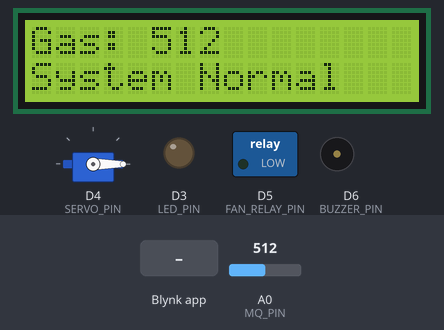
A sketch run on a simulated ESP8266 (NodeMCU). On the bench: 16×2 character LCD, servo, switched loads named in the sketch (green lamp = pin HIGH), output pins drawn as LEDs (lit = HIGH), buzzer (waves = sounding, pin HIGH). Inputs (shaded band) come from the test bench; at power-on: A0 (MQ_PIN) = 512. WiFi joins after 1.5 s; servers stay silent unless stated; what the sketch prints to the serial monitor is not drawn.

Above: at 4.5 s.
4.6 s: A0 (MQ_PIN) set to 536
At 6.6 s:
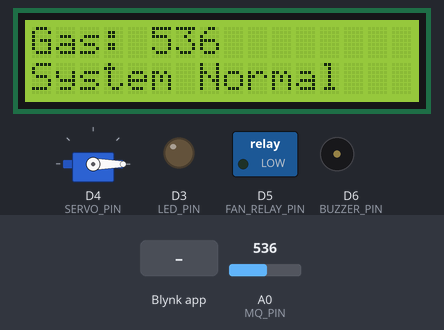
6.9 s: A0 (MQ_PIN) set to 567
At 8.3 s:
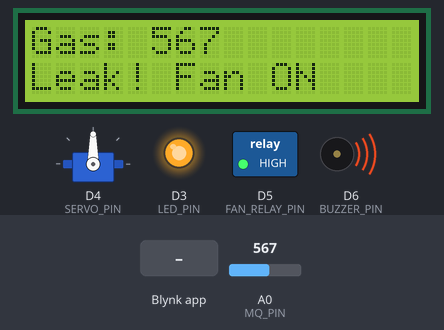
9.0 s: A0 (MQ_PIN) set to 540
At 10.8 s:
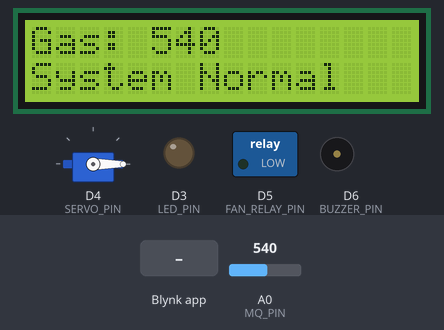
11.1 s: Blynk app writes 1 to V2
At 12.2 s:
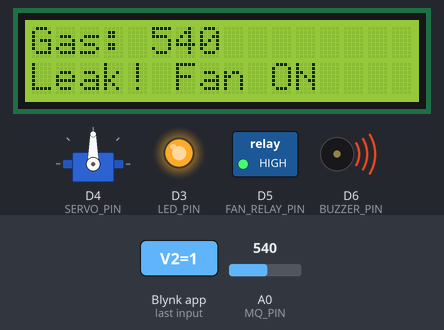
Timing chart, 0 to 14.1 s (numbered marks = the images above; inputs shaded):
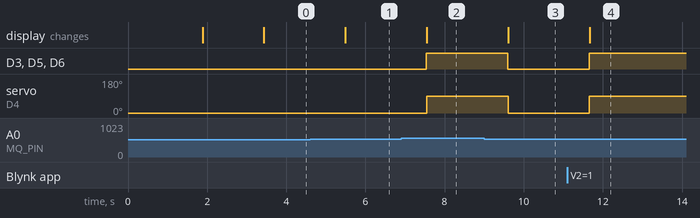

The sketch:

Gas_Leak_Detection.ino
```cpp
/***************************************************
 * NodeMCU Gas Leak Detection + DC Fan (Relay) Code
 * - ESP8266 (NodeMCU)
 * - MQ sensor on A0
 * - LED on D3
 * - Buzzer on D6
 * - Servo on D4 (valve)
 * - Relay (fan) on D5
 * - I2C LCD at 0x27
 *
 * NOTE:
 * - Relay VCC -> 5V, Relay GND -> common GND, Relay IN -> D5
 * - Fan + -> Relay NO, Fan - -> 5V power GND (common with NodeMCU GND)
 * - Use external 5V supply for fan and servo (common ground)
 ***************************************************/

// ====== Blynk 2.0 Required Definitions ======
#define BLYNK_TEMPLATE_ID "TMPL3ugMD3YQQ"
#define BLYNK_TEMPLATE_NAME "gas sensor"
#define BLYNK_AUTH_TOKEN "YOUR_BLYNK_AUTH_TOKEN"

#include <ESP8266WiFi.h>
#include <BlynkSimpleEsp8266.h>
#include <Wire.h>
#include <LiquidCrystal_I2C.h>
#include <Servo.h>

// ====== Wi-Fi Credentials ======
char ssid[] = "YOUR_WIFI_NAME";
char pass[] = "YOUR_WIFI_PASSWORD";

// ====== Pin Definitions ======
#define MQ_PIN A0
#define LED_PIN D3
#define BUZZER_PIN D6
#define SERVO_PIN D4
#define FAN_RELAY_PIN D5    // Relay input to control fan (NO/COM wiring on relay)
#define LCD_ADDRESS 0x27
#define LCD_COLS 16
#define LCD_ROWS 2

// ====== Objects ======
LiquidCrystal_I2C lcd(LCD_ADDRESS, LCD_COLS, LCD_ROWS);
Servo gasServo;

// ====== Variables ======
int gasLevel = 0;
int threshold = 550;    // adjust after calibration
bool fanState = false;  // track fan state (true = ON)

// ====== Optional: allow threshold control from Blynk (V2) ======
BLYNK_WRITE(V2) {
  threshold = param.asInt();
}

void setup() {
  Serial.begin(9600);

  // LCD
  lcd.init();
  lcd.backlight();

  // Pin modes
  pinMode(LED_PIN, OUTPUT);
  pinMode(BUZZER_PIN, OUTPUT);
  pinMode(FAN_RELAY_PIN, OUTPUT);

  // Initialize outputs: assume relay turns ON with HIGH (if your relay is active LOW,
  // invert the logic: use HIGH for OFF and LOW for ON)
  digitalWrite(LED_PIN, LOW);
  digitalWrite(BUZZER_PIN, LOW);
  digitalWrite(FAN_RELAY_PIN, LOW); // Fan OFF initially (set to LOW -> relay inactive)

  // Servo
  gasServo.attach(SERVO_PIN);
  gasServo.write(0); // Valve open

  // Connect to Blynk (will block until connected)
  Blynk.begin(BLYNK_AUTH_TOKEN, ssid, pass);

  // Startup display
  lcd.setCursor(0,0);
  lcd.print("Gas Leak System");
  lcd.setCursor(0,1);
  lcd.print("Starting...");
  delay(1500);
  lcd.clear();
}

void loop() {
  Blynk.run();

  // Read gas sensor
  gasLevel = analogRead(MQ_PIN);
  Serial.print("Gas Level: ");
  Serial.println(gasLevel);

  // Send to Blynk gauge (V0) and show state (V1)
  Blynk.virtualWrite(V0, gasLevel);
  Blynk.virtualWrite(V1, fanState ? 1 : 0);

  // Update LCD (top row)
  lcd.setCursor(0,0);
  lcd.print("Gas: ");
  lcd.print(gasLevel);
  // clear remaining chars in row (simple)
  lcd.print("      ");

  // Gas leak logic
  if (gasLevel > threshold) {
    // Leak detected
    digitalWrite(LED_PIN, HIGH);
    digitalWrite(BUZZER_PIN, HIGH);
    digitalWrite(FAN_RELAY_PIN, HIGH); // Turn fan ON via relay
    gasServo.write(90);               // Close valve
    fanState = true;

    lcd.setCursor(0,1);
    lcd.print("Leak! Fan ON     ");
  } else {
    // Normal
    digitalWrite(LED_PIN, LOW);
    digitalWrite(BUZZER_PIN, LOW);
    digitalWrite(FAN_RELAY_PIN, LOW);  // Turn fan OFF
    gasServo.write(0);                 // Open valve
    fanState = false;

    lcd.setCursor(0,1);
    lcd.print("System Normal    ");
  }

  delay(1000);
}
```

Measured:
- the behaviour switches between 550 and 551 on A0 (MQ_PIN) (found by bisection; images 1 and 2)
- after the input at 4.6 s, the display: changes after 0.89 s (image 1)
- after the input at 6.9 s, D3 (LED_PIN), D5 (FAN_RELAY_PIN), D6 (BUZZER_PIN): LOW → HIGH after 0.63 s; servo on D4 (SERVO_PIN): 0° → 90° after 0.64 s; the display: changes after 0.65 s (image 2)
- after the input at 9.0 s, D3 (LED_PIN), D5 (FAN_RELAY_PIN), D6 (BUZZER_PIN): HIGH → LOW after 0.59 s; servo on D4 (SERVO_PIN): 90° → 0° after 0.61 s; the display: changes after 0.61 s (image 3)
- after the input at 11.1 s, D3 (LED_PIN), D5 (FAN_RELAY_PIN), D6 (BUZZER_PIN): LOW → HIGH after 0.56 s; servo on D4 (SERVO_PIN): 0° → 90° after 0.56 s; the display: changes after 0.57 s (image 4)
